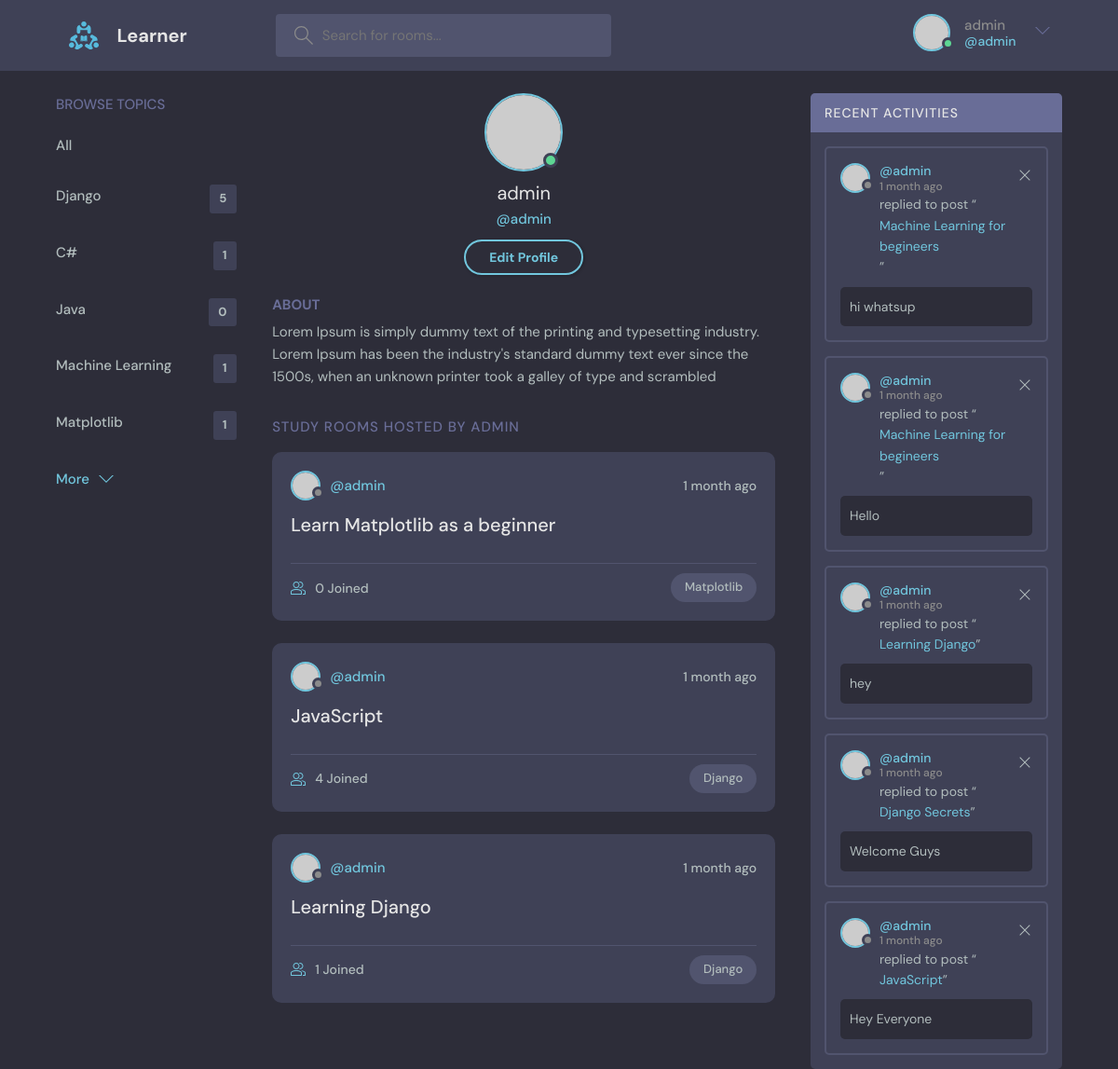
/profile/1/ (signed in), run on the app's committed database.
### base/models.py (models this page shows, shortened)
class Topic(models.Model):
    name = models.CharField(max_length=200)

class Room(models.Model):
    host = models.ForeignKey(User, on_delete=models.SET_NULL, null=True)
    topic = models.ForeignKey(Topic, on_delete=models.SET_NULL, null=True)
    name = models.CharField(max_length=200)
    description = models.TextField(null=True, blank=True)
    participants = models.ManyToManyField(User, related_name='participants', blank=True)
    created = models.DateTimeField(auto_now_add=True)
    updated = models.DateTimeField(auto_now=True)
    class Meta:
        ordering = ['-updated', '-created']
    def __str__(self):
        return self.name

class Message(models.Model):
    user = models.ForeignKey(User, on_delete=models.CASCADE)
    room = models.ForeignKey(Room, on_delete=models.CASCADE)
    body = models.TextField()
    created = models.DateTimeField(auto_now_add=True)
    updated = models.DateTimeField(auto_now=True)
    class Meta:
        ordering = ['-updated', '-created']

### base/views.py (the view)
# urls.py: path('profile/<str:pk>/', views.userProfile, name="user-profile"),
@login_required(login_url='/login')
def userProfile(request, pk):
    user = User.objects.get(id=pk)
    rooms = user.room_set.all()
    room_messages = user.message_set.all()
    topics = Topic.objects.all()
    context = {'user': user , 'rooms': rooms, 'room_messages': room_messages, 'topics': topics}
    return render(request, 'base/profile.html', context)

### base/templates/base/profile.html
{% extends 'main.html'%}
{% block content %}
  <main class="profile-page layout layout--3">
    <div class="container">
      {% include 'base/topics_component.html'%}
      <div class="roomList">
        <div class="profile">
          <div class="profile__avatar">
            <div class="avatar avatar--large active">
              <img src="https://randomuser.me/api/portraits/men/11.jpg" />
            </div>
          </div>
          <div class="profile__info">
            <h3>{{user.username}}</h3>
            <p>@{{user.username}}</p>
            {% if request.user == user %}
            <a href="{% url 'update_user' %}" class="btn btn--main btn--pill">Edit Profile</a>
            {% endif %}
          </div>
          <div class="profile__about">
            <h3>About</h3>
            <p>
              Lorem Ipsum is simply dummy text of the printing and typesetting industry.
              Lorem Ipsum has been the industry's standard dummy text ever since the 1500s,
              when an unknown printer took a galley of type and scrambled
            </p>
          </div>
        </div>
        <div class="roomList__header">
          <div>
            <h2>Study Rooms Hosted by {{user.username}}
            </h2>
          </div>
        </div>
        <div>
          {% include 'base/feed_component.html' %}
        </div>
      </div>
      {% include 'base/activity_component.html' %}
    </div>
  </main>
{% endblock content %}

### templates/main.html (shortened to what this page needs)
<!DOCTYPE html>
{% load static %}
<html lang="en">
  <head>
    <link rel="stylesheet" href="{% static 'styles/style.css'%}" />
  </head>
<body>
    {% include 'navbar.html'%}
    {% block content %}
    {% endblock content %}
</body>
</html>

### templates/navbar.html (shortened to what this page needs)
{% load static %}
<header class="header header--loggedIn">
    <div class="container">
      <a href="{% url 'home' %}" class="header__logo">
        <img src="{% static 'images/logo.svg' %}" />
        <h1>Learner</h1>
      </a>
      <form class="header__search" method="GET" action="{% url 'home' %}">
        <label>
          <input type="text" name="q" placeholder="Search for rooms..." />
        </label>
      </form>
      <nav class="header__menu">
        {% if request.user.is_authenticated %}
        <div class="header__user">
          <a href="{% url 'user-profile' user.id %}">
            <div class="avatar avatar--medium active">
              <img src="https://randomuser.me/api/portraits/men/37.jpg" />
            </div>
            <p>{{request.user.username}}<span>@{{request.user.username}}</span></p>
          </a>
          <button class="dropdown-button">
            <svg version="1.1" xmlns="http://www.w3.org/2000/svg" width="32" height="32" viewBox="0 0 32 32">
              <title>chevron-down</title>
              <path d="M16 21l-13-13h-3l16 16 16-16h-3l-13 13z"></path>
            </svg>
          </button>
        </div>
          {% else %}
            <a href="{% url 'login_page' %}">
            <img src="{% static 'images/avatar.svg' %}" />
            <p>Login</p>
            </a>
         {% endif %}
      </nav>
    </div>
  </header>

### base/templates/base/topics_component.html
<div class="topics">
    <div class="topics__header">
      <h2>Browse Topics</h2>
    </div>
    <ul class="topics__list">
      <li>
        <a href="{% url 'home'%}">All</a>
      </li>
      {% for topic in topics%}
      <li>
        <a href="{% url 'home'%}?q={{topic.name}}">{{topic.name}}<span>{{topic.room_set.all.count}}</span></a>
      </li>
      {% endfor %}
    </ul>
    <a class="btn btn--link" href="topics.html">
      More
      <svg version="1.1" xmlns="http://www.w3.org/2000/svg" width="32" height="32" viewBox="0 0 32 32">
        <title>chevron-down</title>
        <path d="M16 21l-13-13h-3l16 16 16-16h-3l-13 13z"></path>
      </svg>
    </a>
  </div>

### base/templates/base/feed_component.html (shortened to what this page needs)
    {% for room in rooms %}
    <div class="roomListRoom">
      <div class="roomListRoom__header">
        <a href="{% url 'user-profile' room.host.id %}" class="roomListRoom__author">
          <div class="avatar avatar--small">
            <img src="https://randomuser.me/api/portraits/women/11.jpg" />
          </div>
          <span>@{{room.host.username}}</span>
        </a>
        <div class="roomListRoom__actions">
          <span>{{room.created|timesince}} ago</span>
        </div>
      </div>
      <div class="roomListRoom__content">
        <a href="{% url 'room' room.id %}">{{room.name}}</a>
      </div>
      <div class="roomListRoom__meta">
        <a href="{% url 'room' room.id %}" class="roomListRoom__joined">
          {{room.participants.all.count}} Joined
        </a>
        <p class="roomListRoom__topic">{{room.topic.name}}</p>
      </div>
    </div>
    {% endfor %}

### base/templates/base/activity_component.html
<div class="activities">
    <div class="activities__header">
      <h2>Recent Activities</h2>
    </div>
    {% for message in room_messages %}
    <div class="activities__box">
      <div class="activities__boxHeader roomListRoom__header">
        <a href="{% url 'user-profile' message.user.id %}" class="roomListRoom__author">
          <div class="avatar avatar--small">
            <img src="https://randomuser.me/api/portraits/women/11.jpg" />
          </div>
          <p>
            @{{message.user}}
            <span>{{message.created|timesince}} ago</span>
          </p>
        </a>
        {% if request.user == message.user %}
        <div class=" roomListRoom__actions">
          <a href="{% url 'delete_message' message.id %}">
            <svg version="1.1" xmlns="http://www.w3.org/2000/svg" width="32" height="32" viewBox="0 0 32 32">
              <title>remove</title>
              <path
                d="M27.314 6.019l-1.333-1.333-9.98 9.981-9.981-9.981-1.333 1.333 9.981 9.981-9.981 9.98 1.333 1.333 9.981-9.98 9.98 9.98 1.333-1.333-9.98-9.98 9.98-9.981z"
              ></path>
            </svg>
          </a>
        </div>
        {% endif %}
      </div>
      <div class="activities__boxContent">
        <p>replied to post “<a href="{% url 'room' message.room.id %}">{{message.room}}</a>”</p>
        <div class="activities__boxRoomContent">
            {{message.body}}
        </div>
      </div>
    </div>
    {% endfor %}
  </div>

### data on the page
Topic: name "Django", room_set.all.count "5"
Topic: name "C#", room_set.all.count "1"
Topic: name "Java", room_set.all.count "0"
Topic: name "Machine Learning", room_set.all.count "1"
Topic: name "Matplotlib", room_set.all.count "1"
Room: host.username "admin", created "1 month", name "Learn Matplotlib as a beginner", participants.all.count "0", topic.name "Matplotlib"
Room: host.username "admin", created "1 month", name "JavaScript", participants.all.count "4", topic.name "Django"
Room: host.username "admin", created "1 month", name "Learning Django", participants.all.count "1", topic.name "Django"
Message: user "admin", created "1 month", room "Machine Learning for begineers", body "hi whatsup"
Message: user "admin", created "1 month", room "Machine Learning for begineers", body "Hello"
Message: user "admin", created "1 month", room "Learning Django", body "hey"
Message: user "admin", created "1 month", room "Django Secrets", body "Welcome Guys"
Message: user "admin", created "1 month", room "JavaScript", body "Hey Everyone"

### other printed values
{{ request.user.username }} "admin"
{{ user.username }} "admin"
{{ user.username }} "ADMIN"
